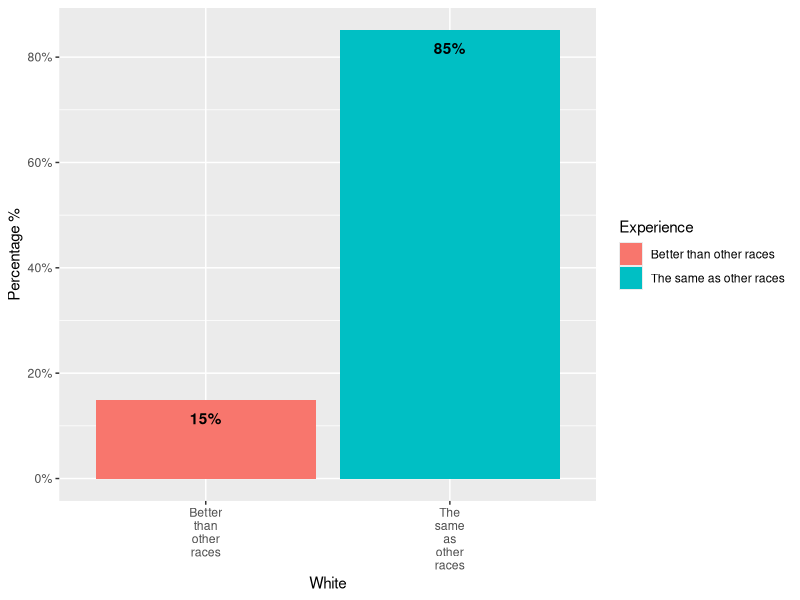
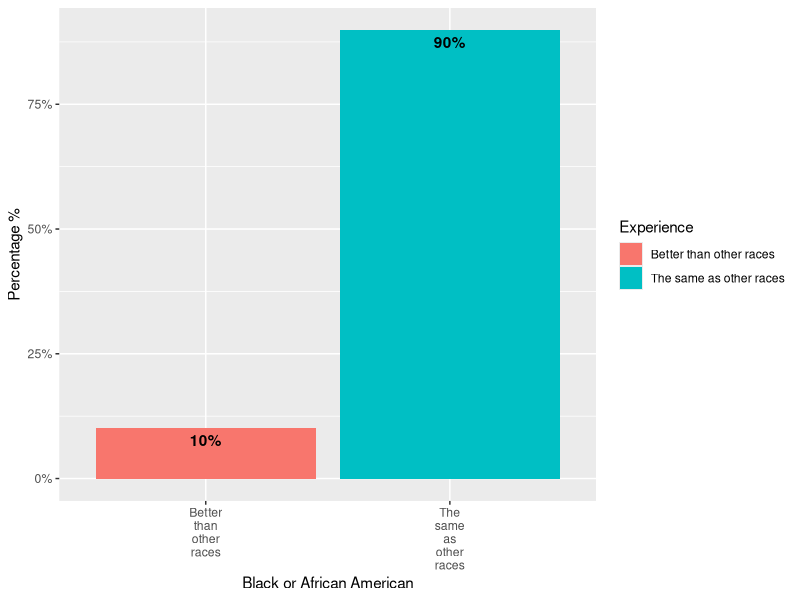
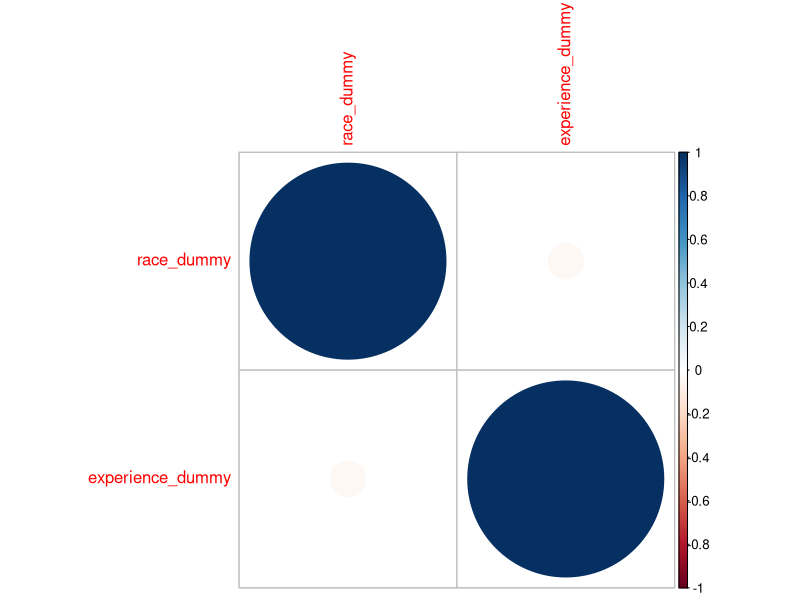
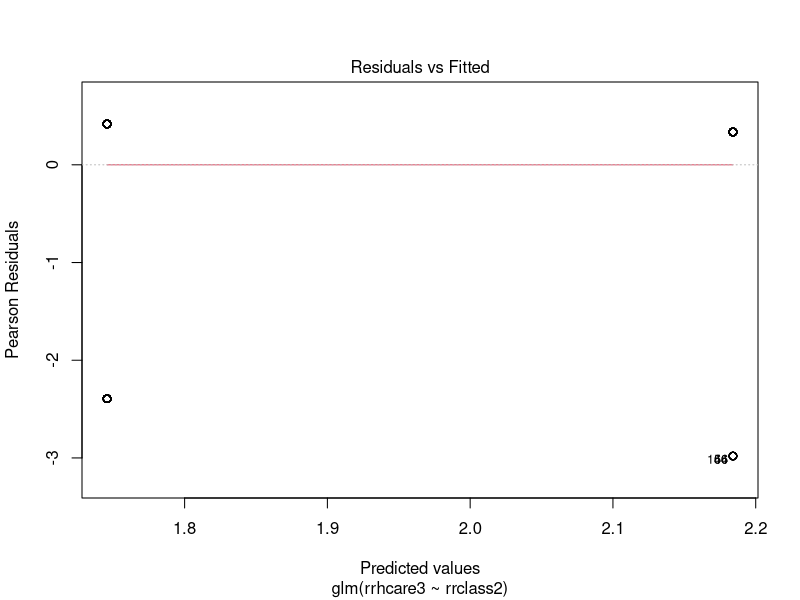
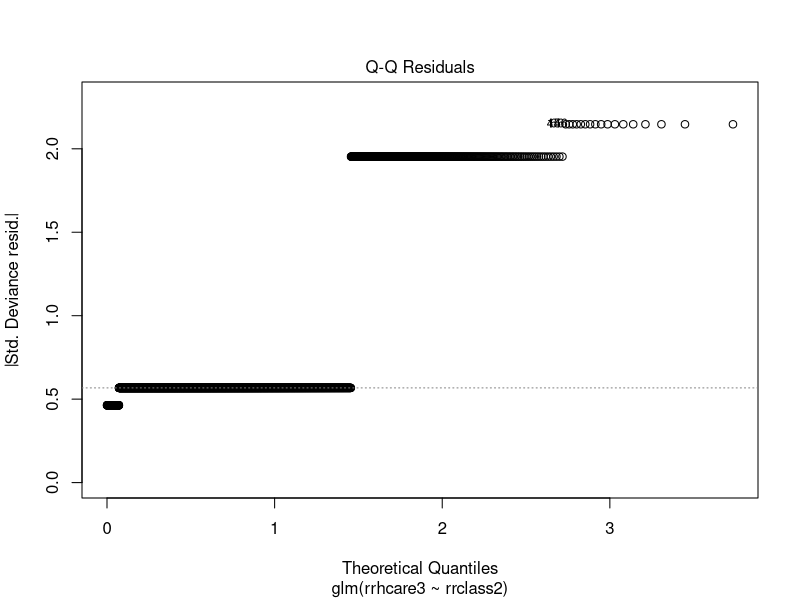
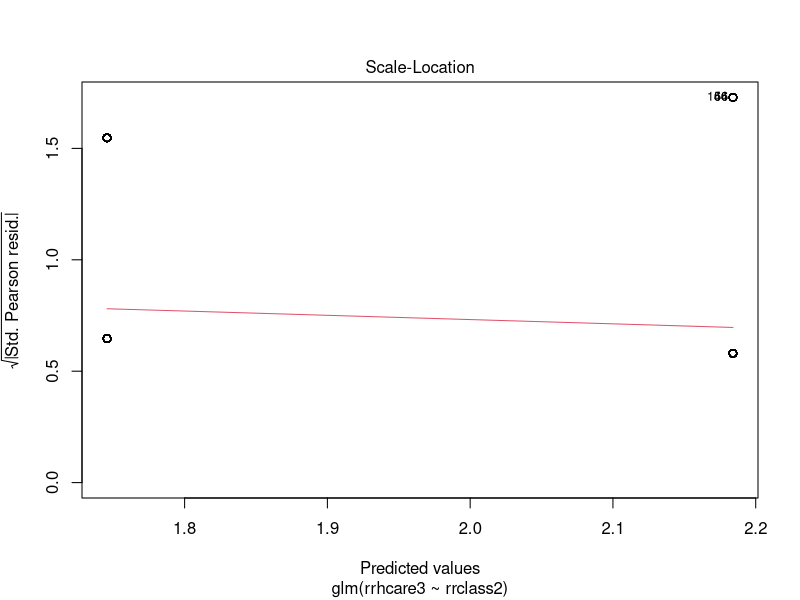
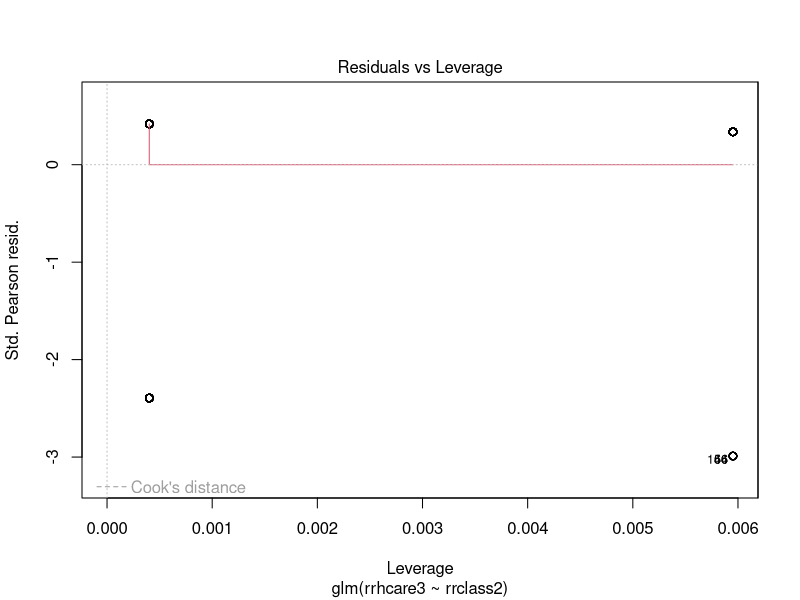

Reproduce these figures in R, in order.
## ---- chunk 1
library(tidyverse)
library(ggplot2)
library(ggthemes)
library(scales)
## ---- chunk 2
race_data1 <- read_csv("Data/race_data1.csv")
## ---- chunk 3
str(race_data1)
## ---- chunk 4
class(race_data1$rrclass2)
unique(race_data1$rrclass2)
## ---- chunk 5
class(race_data1$rrhcare3)
unique(race_data1$rrhcare3)
## ---- chunk 6
race_data1 %>%
  group_by(rrclass2) %>%
  summarize(count = n()) -> count_tab
pct <- list(c(paste0(round((168/length(race_data1$rrclass2))*100), "%"),                           paste0(round((2490/length(race_data1$rrclass2))*100),"%")))
freq_tab <- cbind(count_tab, pct)
colnames(freq_tab) <- c("Race", "Frequency", " Percentage")
freq_tab
## ---- chunk 7
tab1 <- xtabs(~ rrclass2 + rrhcare3, data = race_data1)
tab1
## ---- chunk 8
race_white <- race_data1 %>%
  filter(rrclass2=="White")%>%
  group_by(rrhcare3) %>%
  summarise(counts = n())
## ---- chunk 9
race_white %>%
  ggplot(aes(x= rrhcare3,
             y= counts/sum(counts),
             fill= rrhcare3)) +
  geom_bar(stat = "identity") +
  labs(x= "White",
       y= "Percentage %",
       fill = "Experience") +
  scale_x_discrete(label = function(x)str_wrap(x, width = 5))+
  scale_y_continuous(labels = percent_format(accuracy = 1))+
  geom_text(
    aes(
      label= paste0(round((counts/ sum(counts))*100),"%"),
      fontface= "bold"
      ),
    vjust= 2
    ) +
  theme(axis.text.x = element_text(hjust = 0.5))
## ---- chunk 10
race_black <- race_data1 %>%
  filter(rrclass2=="Black or African American")%>%
  group_by(rrhcare3) %>%
  summarise(counts = n())
## ---- chunk 11
race_black %>%
  ggplot(aes(x= rrhcare3,
             y= counts/sum(counts),
             fill= rrhcare3)) +
  geom_bar(stat = "identity") +
  labs(x= "Black or African American",
       y= "Percentage %",
       fill = "Experience") +
  scale_x_discrete(label = function(x)str_wrap(x, width = 5))+
  scale_y_continuous(labels = percent_format(accuracy = 1))+
  geom_text(
    aes(
      label= paste0(round((counts/ sum(counts))*100),"%"),
      fontface = "bold"
      ),
    vjust = 1.5
    ) +
  theme(axis.text.x = element_text(hjust = 0.5))
## ---- chunk 12
chisq.test(tab1)
## ---- chunk 13
chisq.test(tab1, correct = F)
## ---- chunk 14
logis_data <- race_data1 %>%
  mutate(race_dummy= (ifelse(rrclass2=="White", 0, 1)),
         experience_dummy= (ifelse(rrhcare3=="The same as other races", 0, 1)),
         rrclass2 = as.factor(rrclass2),
         rrhcare3 =  as.factor(rrhcare3))

logis_data <- within(logis_data, rrclass2 <- relevel(rrclass2, ref = "White"))
## ---- chunk 15
cor(logis_data$experience_dummy, logis_data$race_dummy, method = "spearman")
## ---- chunk 16
library(corrplot)
correlation <- cor(logis_data[,c(3,4)])
corrplot(correlation, method = "circle")
## ---- chunk 17
model1 <- glm(formula = rrhcare3~ rrclass2, family = binomial, data = logis_data)
summary(model1)
## ---- chunk 18
exp(model1$coefficients)
## ---- chunk 19
p1 <- (exp(1.74567)/(1+exp(1.74567)))
p1

p2 <- (exp(0.43840)/(1+exp(0.43840)))
p2
## ---- chunk 20
plot(model1)
